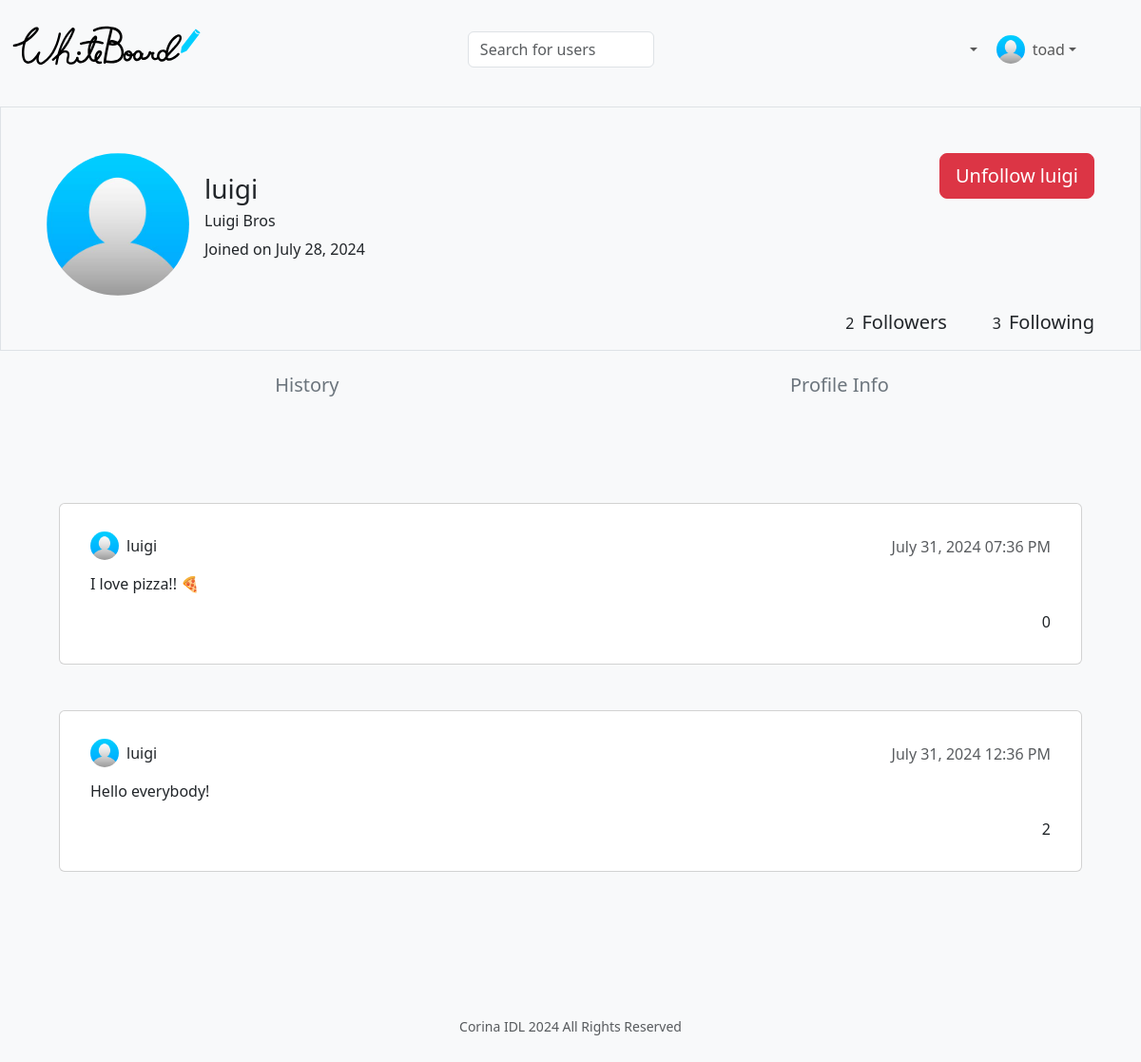
The page /history-luigi (signed in) on the database as committed earlier.
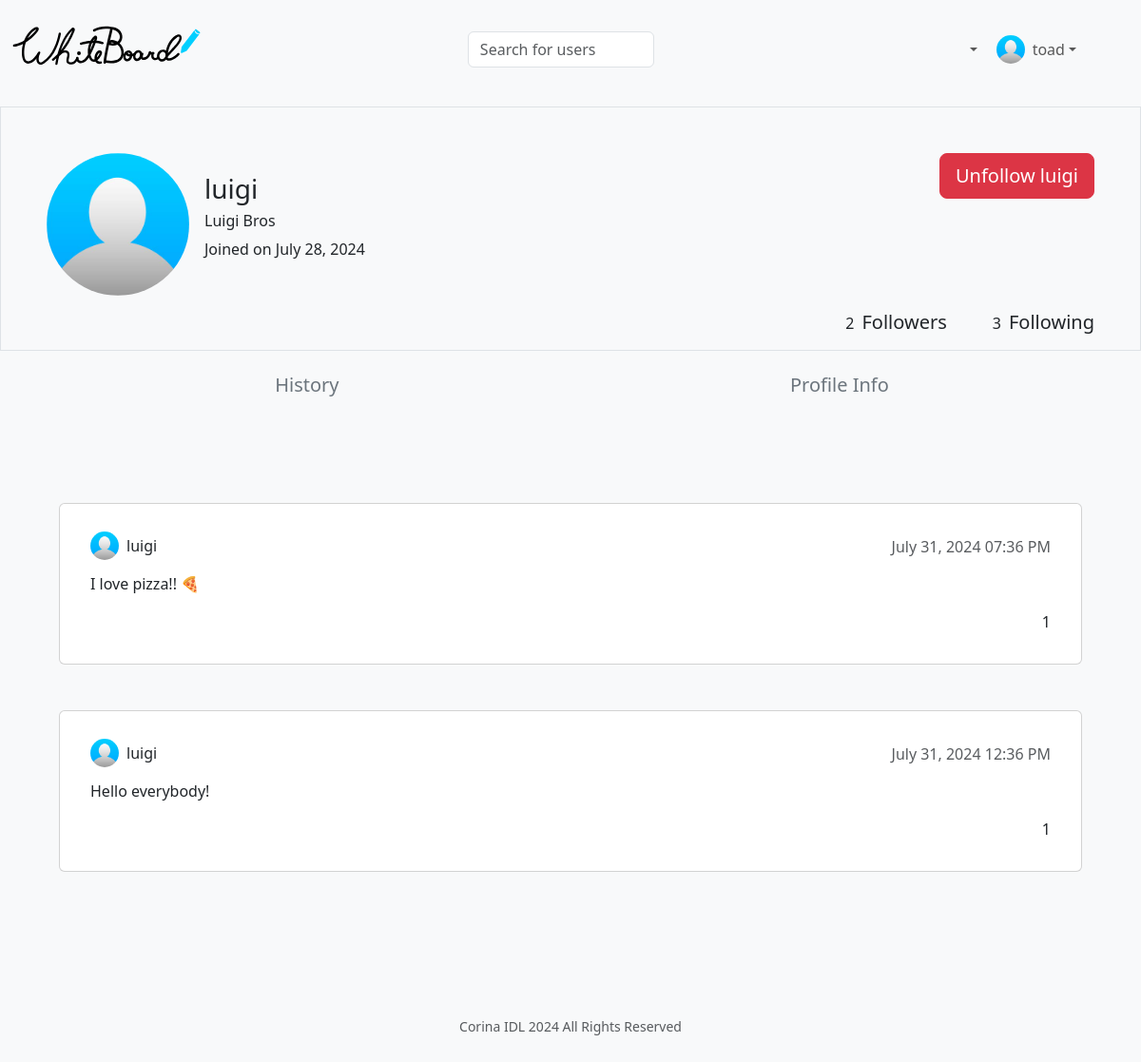
The same page on the database as committed later.
### tables this page shows
CREATE TABLE messages (
	id INTEGER PRIMARY KEY AUTOINCREMENT NOT NULL,
	user_id INTEGER NOT NULL,
	content TEXT NOT NULL,
	date NUMERIC NOT NULL,
	likes INTEGER NOT NULL DEFAULT 0,
	FOREIGN KEY (user_id) REFERENCES users (id)
);

CREATE TABLE users (
	id INTEGER PRIMARY KEY AUTOINCREMENT NOT NULL,
	name TEXT NOT NULL,
	email TEXT NOT NULL,
	pass TEXT NOT NULL,
	username TEXT NOT NULL
, image TEXT NOT NULL DEFAULT "avatar.jpg", joined NUMERIC NOT NULL DEFAULT "2024-07-28", workplace TEXT NOT NULL DEFAULT "Place of current work", studies TEXT NOT NULL DEFAULT "School were you graduated", location TEXT NOT NULL DEFAULT "Place where you live", phone TEXT NOT NULL DEFAULT "Your phone number");

### app.py (the view)
@app.route("/history-<username>")
@login_required
def history(username):
    path = "history-"+username
    if not username:
        return render_template("notfound.html")
    users = db.execute("SELECT * FROM users WHERE id = ?", session["user_id"])
    profile = db.execute("SELECT * FROM users WHERE username = ?", username)
    if not profile:
        return render_template("notfound.html")
    profile_id = profile[0]["id"]
    if profile_id == session["user_id"]:
        profile[0]["session"] = True
    else:
        profile[0]["session"] = False
        is_followed = db.execute("SELECT * FROM followers WHERE follows = ? AND user_id = ?", profile_id, session["user_id"])
        if is_followed:
            profile[0]["following"] = True
        else:
            profile[0]["following"] = False
    followers = db.execute("SELECT COUNT(follows) FROM followers JOIN users ON followers.follows = users.id WHERE users.username = ? AND followers.user_id != ?", username, profile_id)
    total_followers = followers[0]["COUNT(follows)"]
    following = db.execute("SELECT COUNT(user_id) FROM followers JOIN users ON followers.user_id = users.id WHERE users.username = ? AND followers.follows != ?", username, profile_id)
    total_following = following[0]["COUNT(user_id)"]
    messages = db.execute("SELECT users.id AS id, username, image, content, likes, date, messages.id AS msg_id FROM users JOIN messages ON users.id = messages.user_id WHERE users.username = ? ORDER BY messages.date DESC", username)
    for row in messages:
        is_liked = db.execute("SELECT * FROM favorites WHERE message_id = ? AND user_id = ?", row["msg_id"], session["user_id"])
        if is_liked:
            row["liked"] = True
        else:
            row["liked"] = False
    return render_template("history.html", users=users, path=path, profile=profile, followers=total_followers, following=total_following, messages=messages)

### app.py (called while the page is built)
@app.after_request
def after_request(response):
    response.headers["Cache-Control"] = "no-cache, no-store, must-revalidate"
    response.headers["Expires"] = 0
    response.headers["Pragma"] = "no-cache"
    return response

### helpers.py (called while the page is built)
def login_required(f):
    @wraps(f)
    def decorated_function(*args, **kwargs):
        if session.get("user_id") is None:
            return redirect("/login")
        return f(*args, **kwargs)
    return decorated_function

def format_date(date):
    if len(date) > 10:
        date_obj = datetime.datetime.strptime(date, '%Y-%m-%d %H:%M:%S')
        new_format = date_obj.strftime('%B %d, %Y %I:%M %p')
    else:
        date_obj = datetime.datetime.strptime(date, '%Y-%m-%d')
        new_format = date_obj.strftime('%B %d, %Y')
    return new_format

### templates/history.html (shortened to what the changed rows need)
{% extends "layout.html" %}
{% block main %}
    <div class="container">
        <div class="d-flex pb-5">
            <div class="flex-grow-1 p-2">
                <div class="message-board">
                    {% if messages %}
                        {% for row in messages%}
                            <div class="card mb-5">
                                <div class="card-body mx-3">
                                    <div class="d-flex align-items-center justify-content-between">
                                        <a class="nav-link d-flex align-items-center" href="/profile-{{row.username}}">
                                            <img src="../static/{{row.image}}" class="rounded-circle" height="30" width="30" alt="Avatar" loading="lazy" />
                                            <p class="mt-3 ms-2">{{ row.username }}</p>
                                        </a>
                                        <h6 class="card-subtitle mt-1 text-body-secondary">{{ row.date | format_date }}</h6>
                                    </div>
                                    <p class="card-text">{{ row.content }}</p>
                                    {% for user in profile %}
                                        {% if user.session %}
                                            <div class="d-flex justify-content-between gap-2">
                                                <div class="d-flex gap-2">
                                                    <a href="#" class="p-2 bg-light rounded" data-bs-toggle="modal" data-bs-target="#edit-msg-modal-{{row.msg_id}}">Edit</a>
                                                    <a href="#" class="p-2 bg-light rounded text-danger" data-bs-toggle="modal" data-bs-target="#delete-msg-modal-{{row.msg_id}}">delete</a>
                                                </div>
                                                <div class="d-flex gap-2">
                                                    {% if row.liked %}
                                                        <a href="/liked/{{path}}/{{row.msg_id}}/{{row.id}}"><box-icon name='heart' type='solid' color='#6b6b6b'></box-icon></a>
                                                    {% else %}
                                                        <a href="/liked/{{path}}/{{row.msg_id}}/{{row.id}}"><box-icon name='heart'></box-icon></a>
                                                    {% endif%}
                                                    <p>{{ row.likes }}</p>
                                                </div>
                                            </div>
                                            <div class="modal fade" id="edit-msg-modal-{{row.msg_id}}" tabindex="-1" aria-labelledby="edit-msg-modal-label" aria-hidden="true">
                                                <div class="modal-dialog">
                                                <div class="modal-content">
                                                    <div class="modal-header">
                                                    <h1 class="modal-title fs-5" id="edit-msg-modal-label">Edit message</h1>
                                                    <button type="button" class="btn-close" data-bs-dismiss="modal" aria-label="Close"></button>
                                                    </div>
                                                    <div class="modal-body">
                                                    <form class="onsubmit-disable" action="/edit-message/{{path}}" method="post" onkeyenter-click="#edit-msg-btn">
                                                        <input type="hidden" name="id" value="{{row.msg_id}}">
                                                        <div class="mb-3">
                                                            <label for="content" class="col-form-label">Message:</label>
                                                            <textarea class="form-control" name="content">{{ row.content }}</textarea>
                                                        </div>
                                                        <div class="modal-footer">
                                                            <button type="button" class="btn btn-secondary" data-bs-dismiss="modal">Close</button>
                                                            <button id="edit-msg-btn" type="submit" class="btn btn-primary">Save changes</button>
                                                        </div>
                                                    </form>
                                                    </div>
                                                </div>
                                                </div>
                                            </div>
                                            <div class="modal fade" id="delete-msg-modal-{{row.msg_id}}" tabindex="-1" aria-labelledby="delete-msg-moda-label" aria-hidden="true">
                                                <div class="modal-dialog">
                                                <div class="modal-content">
                                                    <div class="modal-header">
                                                    <h1 class="modal-title fs-5" id="delete-msg-moda-label">Delete Message</h1>
                                                    <button type="button" class="btn-close" data-bs-dismiss="modal" aria-label="Close"></button>
                                                    </div>
                                                    <div class="modal-body">
                                                    <p>Are you sure you want to delete this message?</p>
                                                    </div>
                                                    <div class="modal-footer">
                                                    <button type="button" class="btn btn-secondary" data-bs-dismiss="modal">Close</button>
                                                    <form class="onsubmit-disable" action="/delete-message/{{path}}" method="post" onkeyenter-click="#delete-msg-btn">
                                                        <input type="hidden" name="id" value="{{row.msg_id}}">
                                                        <button id="delete-msg-btn" type="submit" class="btn btn-danger">Delete</button>
                                                    </form>
                                                    </div>
                                                </div>
                                                </div>
                                            </div>
                                        {% else %}
                                            <div class="d-flex justify-content-end">
                                                <div class="d-flex gap-2">
                                                    {% if row.liked %}
                                                        <a href="/liked/{{path}}/{{row.msg_id}}/{{row.id}}"><box-icon name='heart' type='solid' color='#6b6b6b'></box-icon></a>
                                                    {% else %}
                                                        <a href="/liked/{{path}}/{{row.msg_id}}/{{row.id}}"><box-icon name='heart'></box-icon></a>
                                                    {% endif %}
                                                    <p>{{ row.likes }}</p>
                                                </div>
                                            </div>
                                        {% endif %}
                                    {% endfor %}
                                </div>
                            </div>
                        {% endfor %}
                    {% else %}
                        <div class="card mb-5">
                            <div class="card-body mx-3 text-center text-muted">
                                <h5>No messages to show.</h5>
                            </div>
                        </div>
                    {% endif %}
                </div>
            </div>
        </div>
    </div>
{% endblock %}

Rows that differ between the two databases and show on the page:
changed messages "July 31, 2024 07:36 PM": likes "0" → "1"
changed messages "July 31, 2024 12:36 PM": likes "2" → "1"
